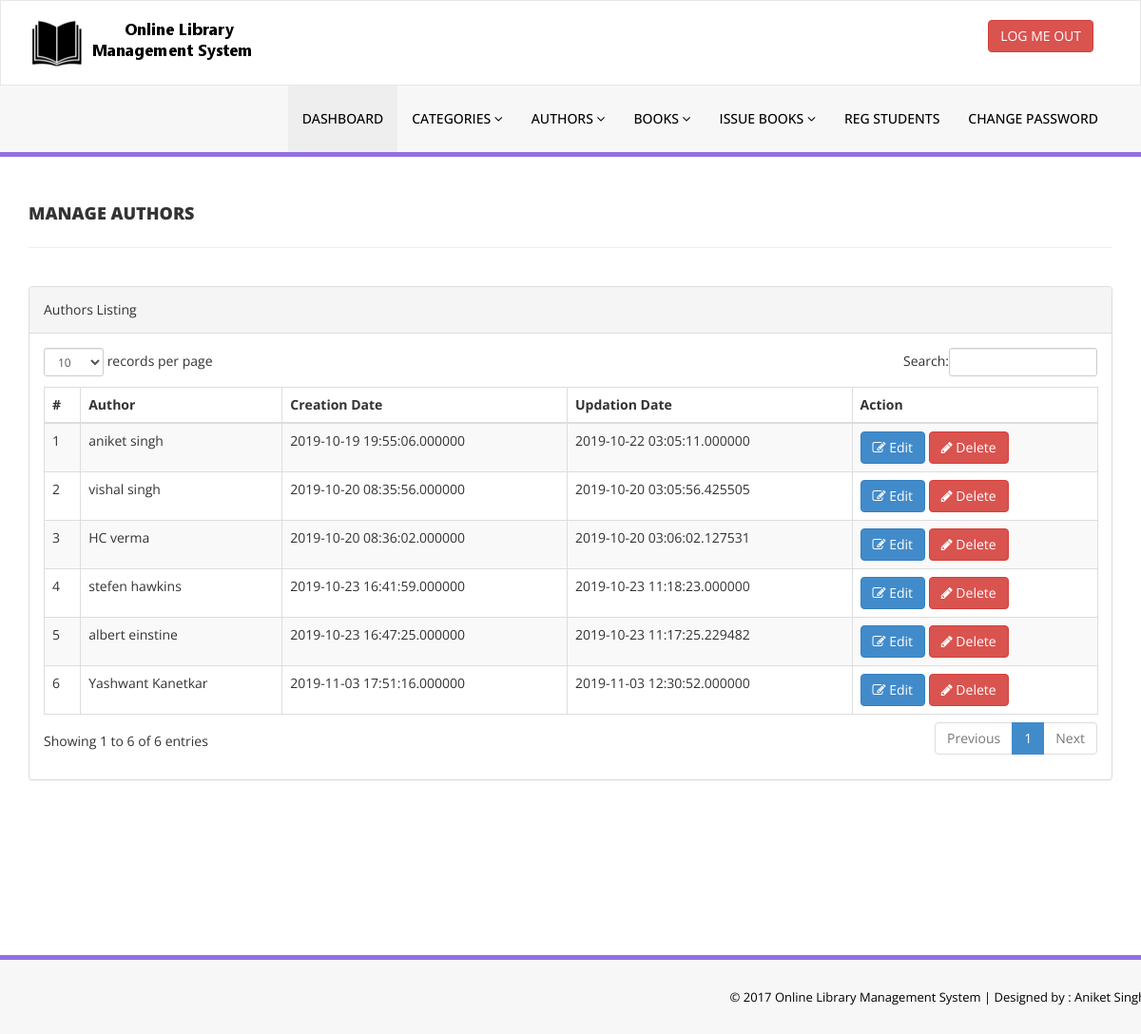
Screenshot of /library/admin/manage-authors.php (signed in) with the database file from the repository.
### tables this page shows
CREATE TABLE IF NOT EXISTS `authors` (
  `author_id` int(6) NOT NULL AUTO_INCREMENT,
  `author_name` varchar(100) NOT NULL,
  `added_on` datetime(6) NOT NULL,
  `updated_on` timestamp(6) NOT NULL DEFAULT CURRENT_TIMESTAMP(6),
  PRIMARY KEY (`author_id`)
);

### library/admin/manage-authors.php (the view, shortened to what this page needs)
<?php
if(isset($_SESSION['user'])){
include('includes/config.php');
    $selectquery = "select * from authors";
    $selectqueryresult = mysqli_query($con, $selectquery) or die(mysqli_error($con));
}
?>
<!DOCTYPE html>
<html xmlns="http://www.w3.org/1999/xhtml">
<head>
    <link href="assets/css/bootstrap.css" rel="stylesheet" />
    <link href="assets/css/font-awesome.css" rel="stylesheet" />
    <link href="assets/js/dataTables/dataTables.bootstrap.css" rel="stylesheet" />
    <link href="assets/css/style.css" rel="stylesheet" />
</head>
<body>
<?php include('includes/header.php');?>
    <div class="content-wrapper">
         <div class="container">
        <div class="row pad-botm">
            <div class="col-md-12">
                <h4 class="header-line">Manage Authors</h4>
    </div>
     <div class="row">
</div>
        </div>
            <div class="row">
                <div class="col-md-12">
                    <div class="panel panel-default">
                        <div class="panel-heading">
                           Authors Listing
                        </div>
                        <div class="panel-body">
                            <div class="table-responsive">
                                <table class="table table-striped table-bordered table-hover" id="dataTables-example">
                                    <thead>
                                        <tr>
                                            <th>#</th>
                                            <th>Author</th>
                                            <th>Creation Date</th>
                                            <th>Updation Date</th>
                                            <th>Action</th>
                                        </tr>
                                    </thead>
                                    <tbody>
                                      <?php
                                        $count = 1;
                                        while($print = mysqli_fetch_array($selectqueryresult)){
                                        ?>
                                        <tr class="odd gradeX">
                                            <td class="center"><?php echo($count) ?></td>
                                            <td class="center"><?php echo($print['author_name'])?></td>
                                            <td class="center"><?php echo($print['added_on'])?></td>
                                            <td class="center"><?php echo($print['updated_on'])?></td>
                                            <td class="center">
                                              <a href="edit-author.php?athrname=<?php echo($print['author_name'])?>"><button class="btn btn-primary"><i class="fa fa-edit "></i> Edit</button></a>
                                              <a href="deleteinfoadmin.php?authorid=<?php echo($print['author_id'])?>" onclick="return confirm('Are you sure you want to delete?');" >  <button class="btn btn-danger"><i class="fa fa-pencil"></i> Delete</button></a>
                                            </td>
                                        </tr>
                                      <?php $count++; }?>
                                    </tbody>
                                </table>
                            </div>
                        </div>
                    </div>
                </div>
            </div>
    </div>
    </div>
  <?php include('includes/footer.php');?>
</body>
</html>

### library/admin/includes/header.php (shortened to what this page needs)
<div class="navbar navbar-inverse set-radius-zero" >
        <div class="container">
            <div class="navbar-header">
                <a class="navbar-brand">
                    <img src="assets/img/logo.png" />
                </a>
            </div>
            <div class="right-div">
                <a href="logout.php" class="btn btn-danger pull-right">LOG ME OUT</a>
            </div>
        </div>
    </div>
    <section class="menu-section">
        <div class="container">
            <div class="row ">
                <div class="col-md-12">
                    <div class="navbar-collapse collapse ">
                        <ul id="menu-top" class="nav navbar-nav navbar-right">
                            <li><a href="dashboard.php" class="menu-top-active">DASHBOARD</a></li>
                            <li>
                                <a href="#" class="dropdown-toggle" id="ddlmenuItem" data-toggle="dropdown"> Categories <i class="fa fa-angle-down"></i></a>
                            </li>
                            <li>
                                <a href="#" class="dropdown-toggle" id="ddlmenuItem" data-toggle="dropdown"> Authors <i class="fa fa-angle-down"></i></a>
                            </li>
 <li>
                                <a href="#" class="dropdown-toggle" id="ddlmenuItem" data-toggle="dropdown"> Books <i class="fa fa-angle-down"></i></a>
                            </li>
                           <li>
                                <a href="#" class="dropdown-toggle" id="ddlmenuItem" data-toggle="dropdown"> Issue Books <i class="fa fa-angle-down"></i></a>
                            </li>
                             <li><a href="reg-students.php">Reg Students</a></li>
  <li><a href="change-password.php">Change Password</a></li>
                        </ul>
                    </div>
                </div>
            </div>
        </div>
    </section>

### library/admin/includes/footer.php
<section class="footer-section">
     <div class="container">
         <div class="row">
             <div class="col-md-12">
                &copy; 2017 Online Library Management System |<a href="https://facebook/com/" target="_blank"  > Designed by : Aniket Singh</a>
             </div>
         </div>
     </div>
 </section>

### library/admin/assets/css/style.css (style rules this page uses)
.set-radius-zero { border-radius:0px; -moz-border-radius:0px; -webkit-border-radius:0px; }
.content-wrapper { margin-top: 40px; min-height:800px; padding-bottom:90px; }
.header-line { font-weight:900; padding-bottom:25px; border-bottom:1px solid #eeeeee; text-transform:uppercase; }
.pad-botm { padding-bottom:30px; }
.right-div { float: right; padding: 20px; }
#menu-top a { color:#000; text-decoration:none; font-weight:500; padding: 25px 15px 25px 15px; text-transform:uppercase; }
.menu-section { background-color: #f7f7f7; border-bottom:5px solid #9170E4; width:100% }
.menu-top-active { background-color:#eeeeee; }
.navbar-inverse { background-color: #FFF; border-color: rgba(155, 153, 153, 0.23); }
.navbar { min-height: 90px; margin-bottom: 0px; }
.footer-section { padding:25px 50px 25px 50px; color:#000; font-size:13px; background-color: #f7f7f7; text-align:right; border-top:5px solid #9170E4; }
.footer-section a, .footer-section a:hover { color:#000; }

### rows the page displays
authors: author_name "aniket singh", added_on "2019-10-19 19:55:06.000000", updated_on "2019-10-22 03:05:11.000000"
authors: author_name "vishal singh", added_on "2019-10-20 08:35:56.000000", updated_on "2019-10-20 03:05:56.425505"
authors: author_name "HC verma", added_on "2019-10-20 08:36:02.000000", updated_on "2019-10-20 03:06:02.127531"
authors: author_name "stefen hawkins", added_on "2019-10-23 16:41:59.000000", updated_on "2019-10-23 11:18:23.000000"
authors: author_name "albert einstine", added_on "2019-10-23 16:47:25.000000", updated_on "2019-10-23 11:17:25.229482"
authors: author_name "Yashwant Kanetkar", added_on "2019-11-03 17:51:16.000000", updated_on "2019-11-03 12:30:52.000000"
